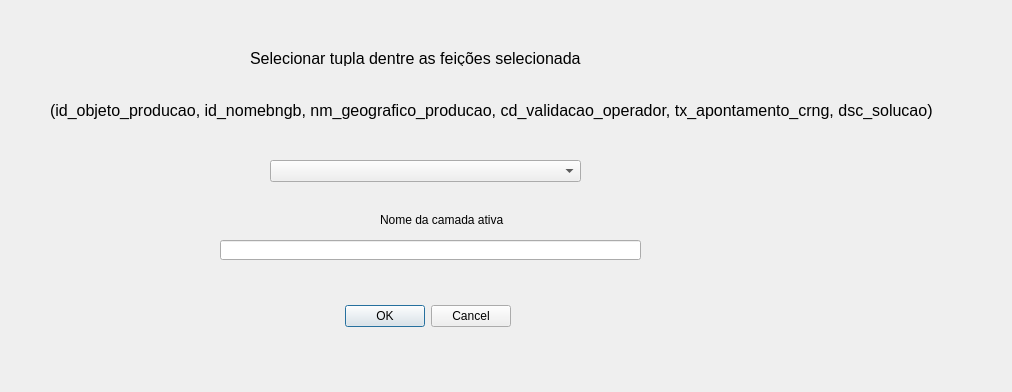
<?xml version="1.0" encoding="UTF-8"?>
<ui version="4.0">
 <class>PreencheSelecionadaDialogBase</class>
 <widget class="QDialog" name="PreencheSelecionadaDialogBase">
  <property name="geometry">
   <rect>
    <x>0</x>
    <y>0</y>
    <width>1012</width>
    <height>392</height>
   </rect>
  </property>
  <property name="windowTitle">
   <string>Preenche feicoes selecionadas</string>
  </property>
  <widget class="QDialogButtonBox" name="button_box">
   <property name="geometry">
    <rect>
     <x>170</x>
     <y>300</y>
     <width>341</width>
     <height>32</height>
    </rect>
   </property>
   <property name="orientation">
    <enum>Qt::Horizontal</enum>
   </property>
   <property name="standardButtons">
    <set>QDialogButtonBox::Cancel|QDialogButtonBox::Ok</set>
   </property>
  </widget>
  <widget class="QComboBox" name="comboBox">
   <property name="geometry">
    <rect>
     <x>270</x>
     <y>160</y>
     <width>311</width>
     <height>22</height>
    </rect>
   </property>
  </widget>
  <widget class="QLabel" name="label">
   <property name="geometry">
    <rect>
     <x>250</x>
     <y>50</y>
     <width>331</width>
     <height>16</height>
    </rect>
   </property>
   <property name="font">
    <font>
     <pointsize>12</pointsize>
    </font>
   </property>
   <property name="text">
    <string>Selecionar tupla dentre as feições selecionadas</string>
   </property>
  </widget>
  <widget class="QLabel" name="label_2">
   <property name="geometry">
    <rect>
     <x>50</x>
     <y>90</y>
     <width>891</width>
     <height>41</height>
    </rect>
   </property>
   <property name="font">
    <font>
     <pointsize>12</pointsize>
    </font>
   </property>
   <property name="text">
    <string>(id_objeto_producao, id_nomebngb, nm_geografico_producao, cd_validacao_operador, tx_apontamento_crng, dsc_solucao)</string>
   </property>
   <property name="wordWrap">
    <bool>true</bool>
   </property>
  </widget>
  <widget class="QLineEdit" name="lineEdit">
   <property name="geometry">
    <rect>
     <x>220</x>
     <y>240</y>
     <width>421</width>
     <height>20</height>
    </rect>
   </property>
  </widget>
  <widget class="QLabel" name="label_3">
   <property name="geometry">
    <rect>
     <x>380</x>
     <y>210</y>
     <width>161</width>
     <height>20</height>
    </rect>
   </property>
   <property name="text">
    <string>Nome da camada ativa</string>
   </property>
  </widget>
 </widget>
 <resources/>
 <connections>
  <connection>
   <sender>button_box</sender>
   <signal>accepted()</signal>
   <receiver>PreencheSelecionadaDialogBase</receiver>
   <slot>accept()</slot>
   <hints>
    <hint type="sourcelabel">
     <x>20</x>
     <y>20</y>
    </hint>
    <hint type="destinationlabel">
     <x>20</x>
     <y>20</y>
    </hint>
   </hints>
  </connection>
  <connection>
   <sender>button_box</sender>
   <signal>rejected()</signal>
   <receiver>PreencheSelecionadaDialogBase</receiver>
   <slot>reject()</slot>
   <hints>
    <hint type="sourcelabel">
     <x>20</x>
     <y>20</y>
    </hint>
    <hint type="destinationlabel">
     <x>20</x>
     <y>20</y>
    </hint>
   </hints>
  </connection>
 </connections>
</ui>
